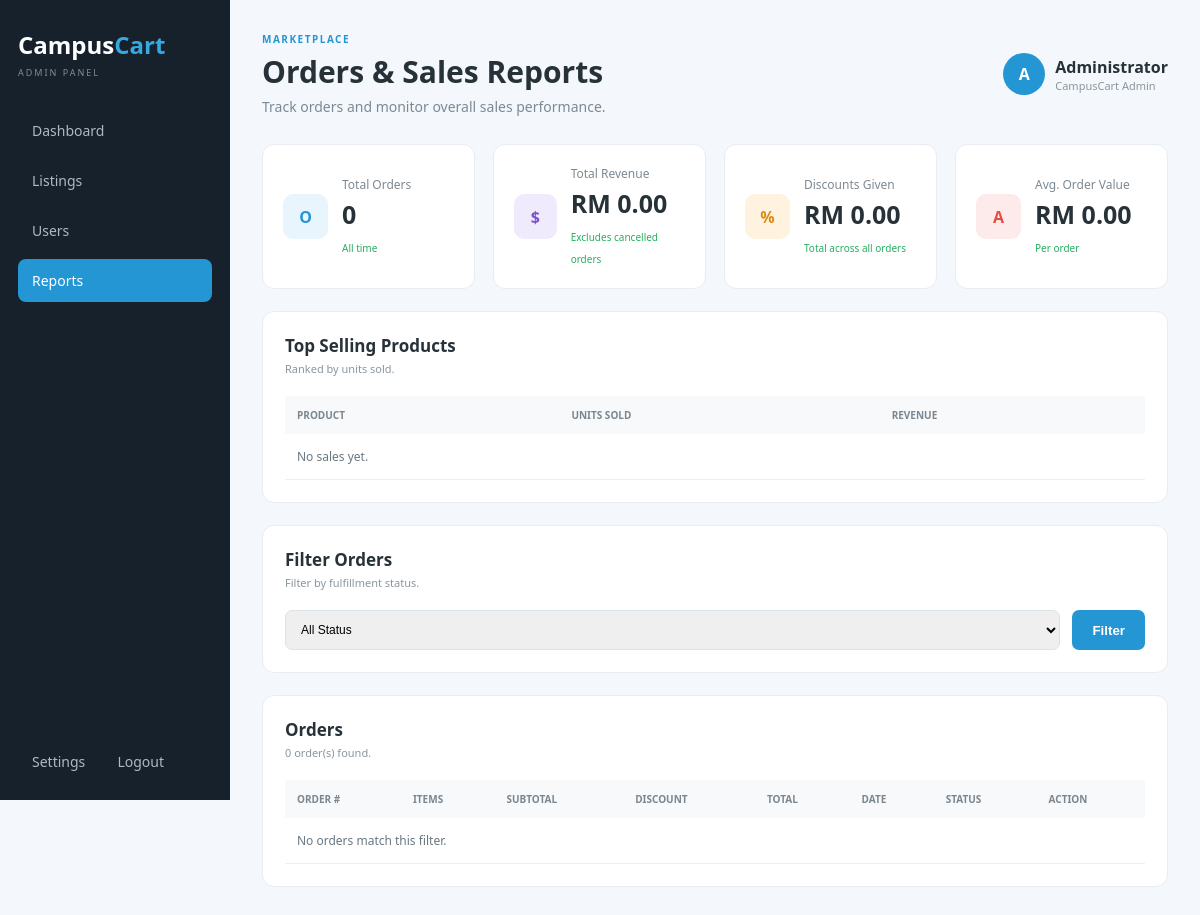
The page /reports on the database as committed earlier.
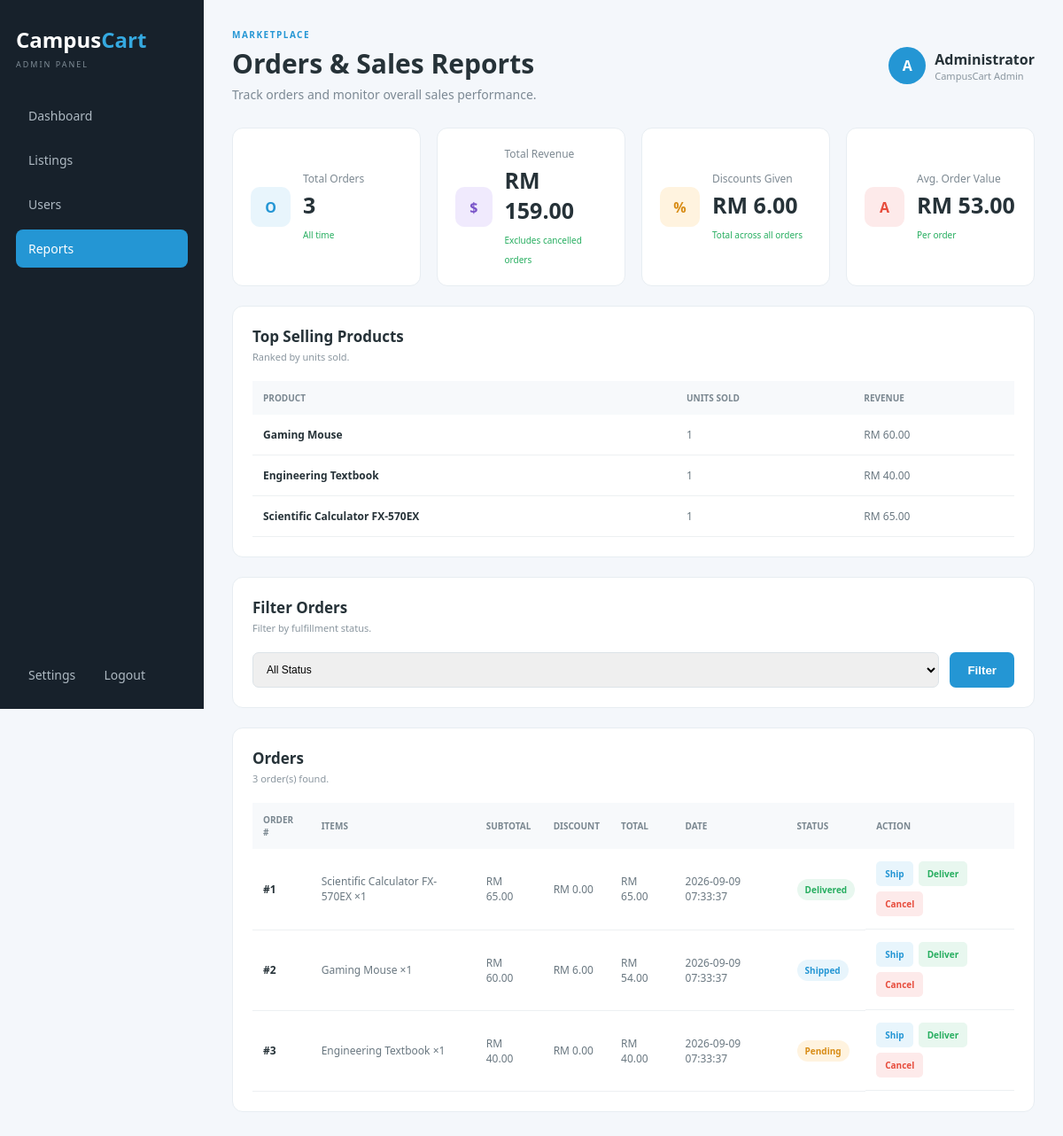
The same page on the database as committed later.
### tables this page shows
CREATE TABLE products (
        id INTEGER PRIMARY KEY AUTOINCREMENT,
        name TEXT NOT NULL,
        seller TEXT NOT NULL,
        category TEXT NOT NULL,
        price REAL NOT NULL,
        stock INTEGER NOT NULL,
        status TEXT NOT NULL DEFAULT 'Pending'
    );

CREATE TABLE orders (
        id INTEGER PRIMARY KEY AUTOINCREMENT,
        user_id INTEGER NOT NULL,
        subtotal REAL NOT NULL,
        discount REAL NOT NULL DEFAULT 0,
        total REAL NOT NULL,
        status TEXT NOT NULL DEFAULT 'Pending',
        order_date TIMESTAMP DEFAULT CURRENT_TIMESTAMP
    );

CREATE TABLE order_items (
        id INTEGER PRIMARY KEY AUTOINCREMENT,
        order_id INTEGER NOT NULL,
        product_id INTEGER NOT NULL,
        quantity INTEGER NOT NULL,
        price REAL NOT NULL
    );

### app.py (the view)
@app.route("/reports")
def reports():
    status = request.args.get("status", "all")
    orders = admin.get_all_orders(status)
    for order in orders:
        order["line_items"] = admin.get_order_items(order["id"])
    return render_template(
        "reports.html",
        orders=orders,
        selected_status=status,
        sales=admin.get_sales_summary(),
        top_products=admin.get_top_selling_products(),
    )

### admin_functions.py (called while the page is built)
def get_all_orders(status=None):
    connection = get_connection()
    cursor = connection.cursor()
    if status and status.lower() != "all":
        cursor.execute(
            "SELECT * FROM orders WHERE LOWER(status) = LOWER(?) ORDER BY order_date DESC",
            (status,)
        )
    else:
        cursor.execute("SELECT * FROM orders ORDER BY order_date DESC")
    orders = [dict(row) for row in cursor.fetchall()]
    connection.close()
    return orders

def get_order_items(order_id):
    connection = get_connection()
    cursor = connection.cursor()
    cursor.execute("""
        SELECT order_items.*, products.name AS product_name
        FROM order_items
        LEFT JOIN products ON products.id = order_items.product_id
        WHERE order_items.order_id = ?
    """, (order_id,))
    items = [dict(row) for row in cursor.fetchall()]
    connection.close()
    return items

### database.py (called while the page is built)
def get_connection():
    connection = sqlite3.connect(DATABASE)
    connection.row_factory = sqlite3.Row
    return connection

### templates/reports.html (shortened to what the changed rows need)
<!DOCTYPE html>
<html lang="en">
<head>
    <link rel="stylesheet" href="{{ url_for('static', filename='admin.css') }}">
</head>
<body>
<aside class="sidebar">
    <h2>Campus<span>Cart</span></h2>
</aside>
<main class="main">
    <header>
        <div>
            <h1>Orders &amp; Sales Reports</h1>
        </div>
    </header>
    <section class="stats">
        <div class="card">
            <div>
                <p>Total Orders</p>
                <h2>{{ sales.total_orders }}</h2>
                <small>All time</small>
            </div>
        </div>
        <div class="card">
            <div>
                <p>Total Revenue</p>
                <h2>RM {{ "%.2f"|format(sales.total_revenue) }}</h2>
                <small>Excludes cancelled orders</small>
            </div>
        </div>
        <div class="card">
            <div>
                <p>Discounts Given</p>
                <h2>RM {{ "%.2f"|format(sales.total_discount_given) }}</h2>
                <small>Total across all orders</small>
            </div>
        </div>
        <div class="card">
            <div>
                <p>Avg. Order Value</p>
                <h2>RM {{ "%.2f"|format(sales.average_order_value) }}</h2>
                <small>Per order</small>
            </div>
        </div>
    </section>
    <section class="panel">
        <div class="table-container">
            <table>
                <thead>
                    <tr>
                        <th>Product</th>
                        <th>Units Sold</th>
                        <th>Revenue</th>
                    </tr>
                </thead>
                <tbody>
                    {% for p in top_products %}
                    <tr>
                        <td><strong>{{ p.name }}</strong></td>
                        <td>{{ p.units_sold }}</td>
                        <td>RM {{ "%.2f"|format(p.revenue) }}</td>
                    </tr>
                    {% else %}
                    <tr><td colspan="3">No sales yet.</td></tr>
                    {% endfor %}
                </tbody>
            </table>
        </div>
    </section>
    <section class="panel">
        <div class="panel-title">
            <div>
                <h3>Orders</h3>
                <p>{{ orders|length }} order(s) found.</p>
            </div>
        </div>
        <div class="table-container">
            <table>
                <thead>
                    <tr>
                        <th>Order #</th>
                        <th>Items</th>
                        <th>Subtotal</th>
                        <th>Discount</th>
                        <th>Total</th>
                        <th>Date</th>
                        <th>Status</th>
                        <th>Action</th>
                    </tr>
                </thead>
                <tbody>
                    {% for order in orders %}
                    <tr>
                        <td><strong>#{{ order.id }}</strong></td>
                        <td>
                            {% for item in order.line_items %}
                                {{ item.product_name or 'Deleted product' }} &times;{{ item.quantity }}{% if not loop.last %}, {% endif %}
                            {% else %}
                                —
                            {% endfor %}
                        </td>
                        <td>RM {{ "%.2f"|format(order.subtotal) }}</td>
                        <td>RM {{ "%.2f"|format(order.discount) }}</td>
                        <td>RM {{ "%.2f"|format(order.total) }}</td>
                        <td>{{ order.order_date }}</td>
                        <td>
                            <span class="status {{ order.status|lower }}">
                                {{ order.status }}
                            </span>
                        </td>
                        <td class="action-cell">
                            <a href="{{ url_for('update_order_status', order_id=order.id, status='Shipped') }}" class="view-btn">Ship</a>
                            <a href="{{ url_for('update_order_status', order_id=order.id, status='Delivered') }}" class="approve-btn">Deliver</a>
                            <a href="{{ url_for('update_order_status', order_id=order.id, status='Cancelled') }}" class="reject-btn">Cancel</a>
                        </td>
                    </tr>
                    {% else %}
                    <tr><td colspan="8">No orders match this filter.</td></tr>
                    {% endfor %}
                </tbody>
            </table>
        </div>
    </section>
</main>
</body>
</html>

Rows that differ between the two databases and show on the page:
added products: name "Gaming Mouse", units_sold "1", revenue "60.00"
added products: name "Engineering Textbook", units_sold "1", revenue "40.00"
added products: name "Scientific Calculator FX-570EX", units_sold "1", revenue "65.00"
added orders: id "1", subtotal "65.00", discount "0.00", total "65.00", order_date "2026-09-09 07:33:37", status "Delivered"
added order_items: name "Scientific Calculator FX-570EX", quantity "1"
added orders: id "2", subtotal "60.00", discount "6.00", total "54.00", order_date "2026-09-09 07:33:37", status "Shipped"
added order_items: name "Gaming Mouse", quantity "1", shown under "2"
added orders: id "3", subtotal "40.00", discount "0.00", total "40.00", order_date "2026-09-09 07:33:37", status "Pending"
added order_items: name "Engineering Textbook", quantity "1", shown under "3"
Other text that changed with them:
{{ sales.total_orders }}: "0" → "3"
{{ "%.2f"|format(sales.total_revenue) }}: "0.00" → "159.00"
{{ "%.2f"|format(sales.total_discount_given) }}: "0.00" → "6.00"
{{ "%.2f"|format(sales.average_order_value) }}: "0.00" → "53.00"
{{ orders|length }}: "0" → "3"
text no longer shown: "No sales yet. No orders match this filter."
